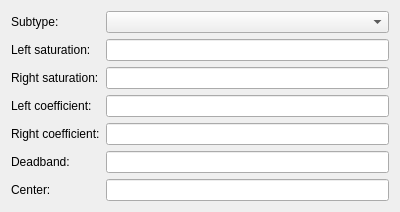
<?xml version="1.0" encoding="UTF-8"?>
<ui version="4.0">
 <class>ConditionEffectSettings</class>
 <widget class="QWidget" name="ConditionEffectSettings">
  <property name="geometry">
   <rect>
    <x>0</x>
    <y>0</y>
    <width>400</width>
    <height>210</height>
   </rect>
  </property>
  <property name="windowTitle">
   <string>Form</string>
  </property>
  <layout class="QVBoxLayout" name="verticalLayout">
   <item>
    <layout class="QFormLayout" name="formLayout">
     <property name="fieldGrowthPolicy">
      <enum>QFormLayout::AllNonFixedFieldsGrow</enum>
     </property>
     <item row="1" column="0">
      <widget class="QLabel" name="ql_leftSat">
       <property name="text">
        <string>Left saturation:</string>
       </property>
      </widget>
     </item>
     <item row="1" column="1">
      <widget class="QLineEdit" name="qle_leftSat"/>
     </item>
     <item row="2" column="0">
      <widget class="QLabel" name="ql_rightSat">
       <property name="text">
        <string>Right saturation:</string>
       </property>
      </widget>
     </item>
     <item row="2" column="1">
      <widget class="QLineEdit" name="qle_rightSat"/>
     </item>
     <item row="3" column="0">
      <widget class="QLabel" name="ql_leftCoeff">
       <property name="text">
        <string>Left coefficient:</string>
       </property>
      </widget>
     </item>
     <item row="3" column="1">
      <widget class="QLineEdit" name="qle_leftCoeff"/>
     </item>
     <item row="4" column="0">
      <widget class="QLabel" name="ql_rightCoeff">
       <property name="text">
        <string>Right coefficient:</string>
       </property>
      </widget>
     </item>
     <item row="4" column="1">
      <widget class="QLineEdit" name="qle_rightCoeff"/>
     </item>
     <item row="5" column="0">
      <widget class="QLabel" name="ql_deadband">
       <property name="text">
        <string>Deadband:</string>
       </property>
      </widget>
     </item>
     <item row="6" column="0">
      <widget class="QLabel" name="ql_center">
       <property name="text">
        <string>Center:</string>
       </property>
      </widget>
     </item>
     <item row="5" column="1">
      <widget class="QLineEdit" name="qle_deadband"/>
     </item>
     <item row="6" column="1">
      <widget class="QLineEdit" name="qle_center"/>
     </item>
     <item row="0" column="0">
      <widget class="QLabel" name="ql_subtype">
       <property name="text">
        <string>Subtype:</string>
       </property>
      </widget>
     </item>
     <item row="0" column="1">
      <widget class="QComboBox" name="cbox_subtype"/>
     </item>
    </layout>
   </item>
  </layout>
 </widget>
 <resources/>
 <connections/>
</ui>
